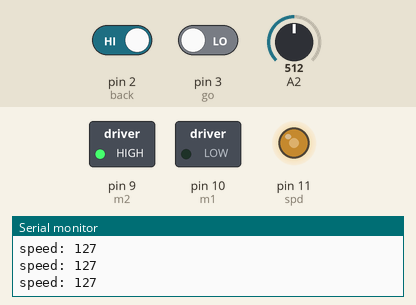
This sketch was run on a simulated Arduino Uno, built with avr-gcc and run on an emulated ATmega328P. Shown: switched loads named in the sketch (green lamp = pin HIGH), output pins drawn as LEDs (lit = HIGH), the last lines printed to the serial monitor. The test bench sets the inputs (shaded band); at power-on: A2 = 512, pin 2 (back) HIGH, pin 3 (go) LOW.

Above: at 1.3 s.
1.4 s: A2 set to 716
At 2.8 s:
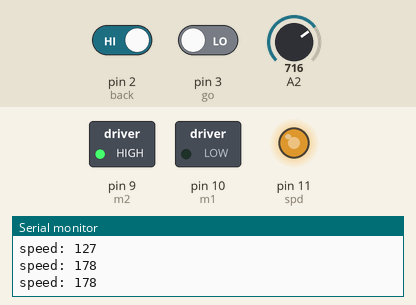
3.1 s: pin 2 (back) driven LOW
At 3.6 s:
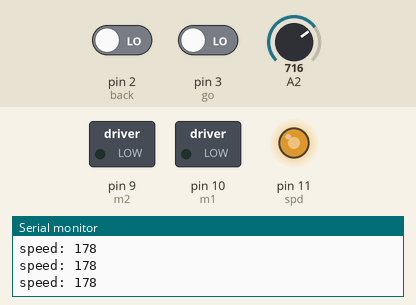
4.8 s: pin 3 (go) driven HIGH
At 5.5 s:
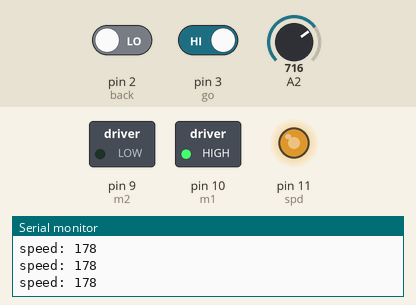
6.4 s: A2 set to 900
At 7.4 s:
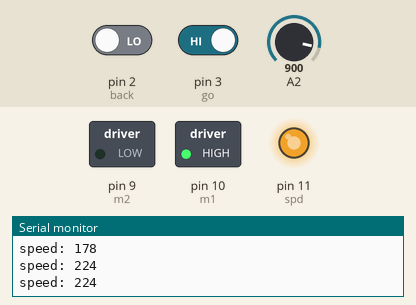
8.1 s: pin 2 (back) driven HIGH
At 9.3 s:
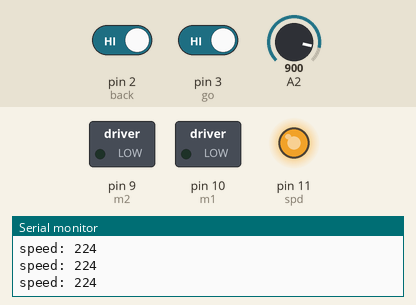
9.7 s: pin 3 (go) driven LOW
At 11.2 s:
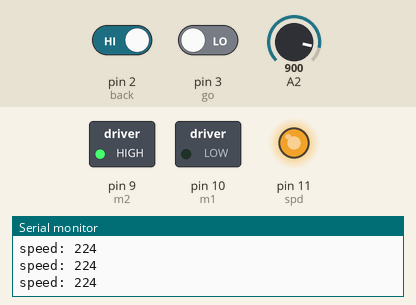
Timing chart, 0 to 12.4 s (numbered marks = the images above; inputs shaded):
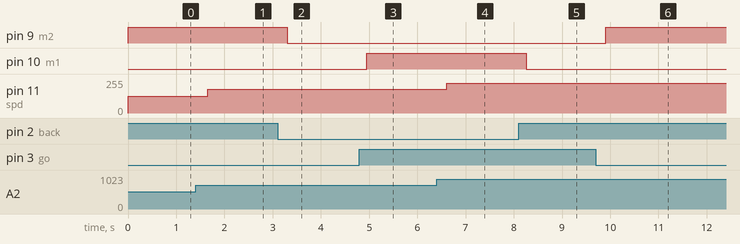

Measured:
- after the input at 1.4 s, pin 11 (spd): 127/255 → 178/255 after 0.25 s
- after the input at 3.1 s, pin 9 (m2): HIGH → LOW after 0.20 s
- after the input at 4.8 s, pin 10 (m1): LOW → HIGH after 0.15 s
- after the input at 6.4 s, pin 11 (spd): 178/255 → 224/255 after 0.21 s
- after the input at 8.1 s, pin 10 (m1): HIGH → LOW after 0.16 s
- after the input at 9.7 s, pin 9 (m2): LOW → HIGH after 0.21 s

The sketch:

L298_speedController.ino
```cpp
int go = 3;
int back = 2;

int m1 = 10;
int m2 = 9;
int spd = 11;

void setup()
{

  Serial.begin(9600);
  pinMode(go, INPUT);
  pinMode(back, INPUT);

  pinMode(m1, OUTPUT);
  pinMode(m2, OUTPUT);
  pinMode(spd, OUTPUT);

}

void loop()
{
  int info1 = digitalRead(go);
  int info2 = digitalRead(back);

  int speedPot = analogRead(A2);
  int speed = map(speedPot, 0, 1023, 0, 255);

  analogWrite(11, speed);

  if(info1 == 1 && info2 == 0)
  {
    digitalWrite(m1, 1);
    digitalWrite(m2, 0);
  }
  else if(info1 == 0 && info2 == 1)
  {
    digitalWrite(m1, 0);
    digitalWrite(m2, 1);
  }
  else
  {
    digitalWrite(m1, 0);
    digitalWrite(m2, 0);
  }
  delay(50);

  Serial.print("speed: ");
  Serial.println(speed);
  delay(500);

}
```
